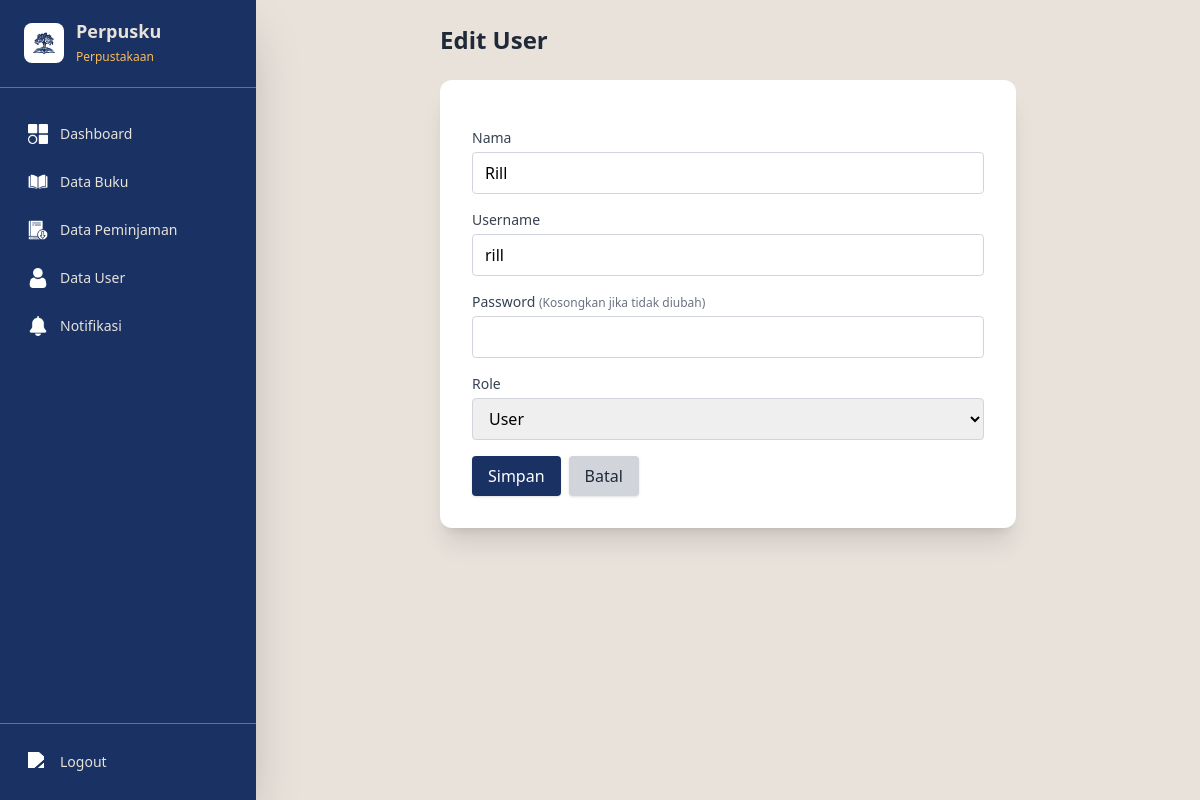
Page /view/admin/tambah_user.php?edit=2 (signed in) on the committed database.
### tables this page shows
CREATE TABLE `users` (
  `id_user` int(11) NOT NULL,
  `nama` varchar(100) NOT NULL,
  `username` varchar(50) NOT NULL,
  `password` varchar(255) NOT NULL,
  `role` enum('admin','user') NOT NULL,
  `created_at` datetime DEFAULT current_timestamp()
);

### view/admin/tambah_user.php (the view, shortened to what this page needs)
<?php
include '../../model/koneksi.php';
$edit = false;
$edit_data = null;
if (isset($_GET['edit'])) {
	$edit = true;
	$id_edit = mysqli_real_escape_string($koneksi, $_GET['edit']);
	$q = mysqli_query($koneksi, "SELECT * FROM users WHERE id_user='$id_edit'");
	$edit_data = mysqli_fetch_assoc($q);
}
?>
<!DOCTYPE html>
<html lang="id">
<head>
	<script src="https://cdn.tailwindcss.com"></script>
</head>
<body class="bg-perpusku4 min-h-screen">
	<?php include '../partials/admin_sidebar.php'; ?>
	<div id="mainContent" class="flex-1 flex flex-col min-h-screen md:ml-64 transition-all duration-300 p-4 md:p-6">
    <div class="max-w-xl mx-auto w-full">
			<h2 class="text-2xl font-bold mb-6 text-gray-800"><?= $edit ? 'Edit User' : 'Tambah User' ?></h2>
			<div class="bg-white rounded-xl shadow-xl p-6 md:p-8">
				<form method="post" action="../../controller/aksi_crud_user.php" class="space-y-4">
					<div>
						<label class="block text-sm font-medium text-gray-700 mb-1">Nama</label>
						<input type="text" name="nama" class="w-full border border-gray-300 rounded px-3 py-2 focus:outline-none focus:ring-2 focus:ring-blue-200" required value="<?= $edit ? htmlspecialchars($edit_data['nama']) : '' ?>">
					</div>
					<div>
						<label class="block text-sm font-medium text-gray-700 mb-1">Username</label>
						<input type="text" name="username" class="w-full border border-gray-300 rounded px-3 py-2 focus:outline-none focus:ring-2 focus:ring-blue-200" required value="<?= $edit ? htmlspecialchars($edit_data['username']) : '' ?>">
					</div>
					<div>
						<label class="block text-sm font-medium text-gray-700 mb-1">Password <?= $edit ? '<span class=\'text-xs text-gray-500\'>(Kosongkan jika tidak diubah)</span>' : '' ?></label>
						<input type="password" name="password" class="w-full border border-gray-300 rounded px-3 py-2 focus:outline-none focus:ring-2 focus:ring-blue-200" <?= $edit ? '' : 'required' ?> autocomplete="new-password">
					</div>
					<div>
						<label class="block text-sm font-medium text-gray-700 mb-1">Role</label>
						<select name="role" class="w-full border border-gray-300 rounded px-3 py-2 focus:outline-none focus:ring-2 focus:ring-blue-200" required>
							<option value="user" <?= $edit && $edit_data['role'] == 'user' ? 'selected' : '' ?>>User</option>
						</select>
					</div>
					<div class="flex gap-2 mt-2">
						<button type="submit" name="<?= $edit ? 'edit' : 'tambah' ?>" class="bg-perpusku1 hover:bg-perpusku2 text-white px-4 py-2 rounded shadow">Simpan</button>
						<a href="crud_user.php" class="bg-gray-300 hover:bg-gray-400 text-gray-800 px-4 py-2 rounded shadow">Batal</a>
					</div>
				</form>
			</div>
		</div>
	</div>
</body>
</html>

### rows in the picture
users: nama "Rill", username "rill", role "User"
